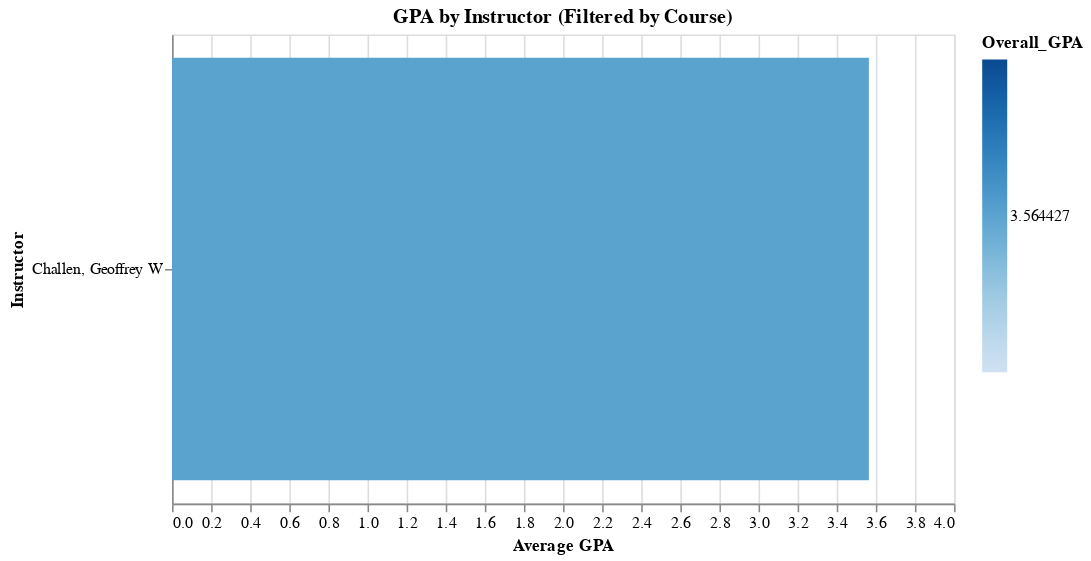

Here is the notebook cell this chart was saved with:
### Code cell
import pandas as pd
import altair as alt

# Load and prepare data
df = pd.read_csv("/Users/ishandesai/Desktop/UIRP/chalkboard-uirp-hackathon/datasets/viz1.csv")
df['Course'] = df['Subject'] + " " + df['Number'].astype(str)
df['Instructor'] = df['Primary Instructor']

# Dropdown binding
course_list = sorted(df['Course'].unique())
course_dropdown = alt.binding_select(options=course_list, name='Select Course: ')
course_select = alt.selection_point(fields=['Course'], bind=course_dropdown, value=course_list[0])

# Filtered chart base
base = alt.Chart(df).transform_filter(course_select)

# --- Dynamically calculate height and width based on instructor count ---
# NOTE: This only works statically at first render unless used in Streamlit

# Choose an initial course (dropdown default)
initial_course = course_list[0]
num_instructors = df[df['Course'] == initial_course].shape[0]

# Dynamic dimensions
chart_height = max(300, num_instructors * 45)
chart_width = 700 if num_instructors > 15 else 500

# GPA bar chart
gpa_chart = base.mark_bar().encode(
    x=alt.X('Overall_GPA:Q', title='Average GPA', scale=alt.Scale(domain=[0, 4])),
    y=alt.Y('Instructor:N', sort='-x', title='Instructor'),
    color=alt.Color('Overall_GPA:Q', scale=alt.Scale(scheme='blues')),
    tooltip=[
        alt.Tooltip('Instructor:N'),
        alt.Tooltip('Overall_GPA:Q', title='GPA'),
        alt.Tooltip('Total_Students:Q', title='Students'),
        alt.Tooltip('A_range:Q', title='A %', format=".1f"),
        alt.Tooltip('B_range:Q', title='B %', format=".1f"),
        alt.Tooltip('C_range:Q', title='C %', format=".1f"),
        alt.Tooltip('D_range:Q', title='D %', format=".1f"),
        alt.Tooltip('F_range:Q', title='F %', format=".1f"),
    ]
).add_params(
    course_select
).properties(
    width=chart_width,
    height=chart_height,
    title='GPA by Instructor (Filtered by Course)'
)

gpa_chart

### Figure 1 — Vega-Lite specification as saved in the notebook (floating-point values rounded to 4 significant figures; data arrays with more than 128 entries replaced by an {"elided": "..."} marker saying what was removed)
{"config": {"view": {"continuousWidth": 300, "continuousHeight": 300}}, "data": {"name": "data-423842ac1dbde727ef238eae143236a8"}, "mark": {"type": "bar"}, "encoding": {"color": {"field": "Overall_GPA", "scale": {"scheme": "blues"}, "type": "quantitative"}, "tooltip": [{"field": "Instructor", "type": "nominal"}, {"field": "Overall_GPA", "title": "GPA", "type": "quantitative"}, {"field": "Total_Students", "title": "Students", "type": "quantitative"}, {"field": "A_range", "format": ".1f", "title": "A %", "type": "quantitative"}, {"field": "B_range", "format": ".1f", "title": "B %", "type": "quantitative"}, {"field": "C_range", "format": ".1f", "title": "C %", "type": "quantitative"}, {"field": "D_range", "format": ".1f", "title": "D %", "type": "quantitative"}, {"field": "F_range", "format": ".1f", "title": "F %", "type": "quantitative"}], "x": {"field": "Overall_GPA", "scale": {"domain": [0, 4]}, "title": "Average GPA", "type": "quantitative"}, "y": {"field": "Instructor", "sort": "-x", "title": "Instructor", "type": "nominal"}}, "height": 300, "params": [{"name": "param_6", "select": {"type": "point", "fields": ["Course"]}, "bind": {"input": "select", "options": ["CS 124", "ECON 102", "IS 445", "MATH 231", "MATH 257", "STAT 107"], "name": "Select Course: "}, "value": "CS 124"}], "title": "GPA by Instructor (Filtered by Course)", "transform": [{"filter": {"param": "param_6"}}], "width": 500, "$schema": "https://vega.github.io/schema/vega-lite/v5.8.0.json", "datasets": {"data-423842ac1dbde727ef238eae143236a8": {"elided": "200 records"}}}
